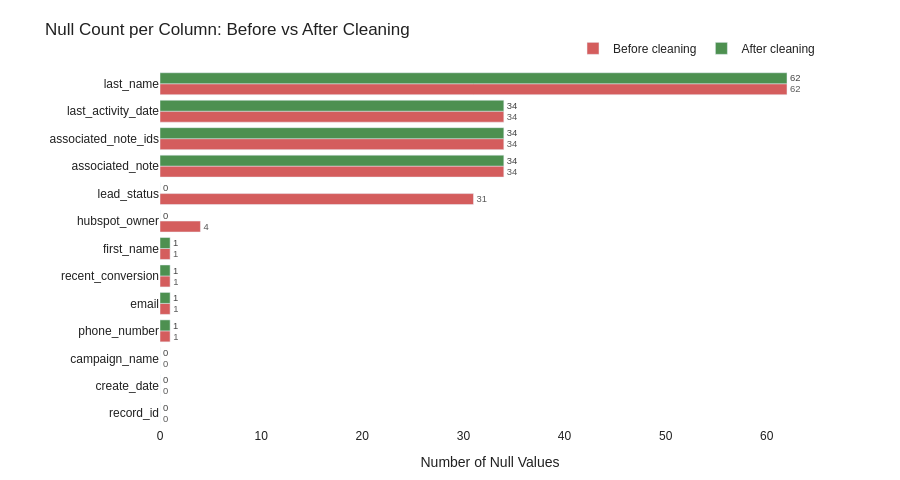

Notebook source saved alongside this figure:
### Markdown cell above
## 10. Null Values Before vs After — Visual Comparison

The chart below shows the null count for every retained column in both the raw and cleaned state. Columns where cleaning made an improvement show a visible gap between the bars.

### Code cell
# Build side-by-side null counts
plot_rows = []
for raw_col in surviving_raw_cols:
    clean_col = raw_to_clean.get(raw_col, raw_col.lower().replace(' ', '_'))
    if clean_col not in cleaned.columns:
        continue
    plot_rows.append({
        'column'     : clean_col,
        'raw_nulls'  : int(raw[raw_col].isna().sum()),
        'clean_nulls': int(cleaned[clean_col].isna().sum()),
    })

plot_df = pd.DataFrame(plot_rows).sort_values('raw_nulls', ascending=True)

fig = go.Figure()
fig.add_trace(go.Bar(
    name='Before cleaning',
    y=plot_df['column'],
    x=plot_df['raw_nulls'],
    orientation='h',
    marker_color=config.COLORS['negative'],
    opacity=0.75,
    text=plot_df['raw_nulls'],
    textposition='outside',
))
fig.add_trace(go.Bar(
    name='After cleaning',
    y=plot_df['column'],
    x=plot_df['clean_nulls'],
    orientation='h',
    marker_color=config.COLORS['accent'],
    opacity=0.85,
    text=plot_df['clean_nulls'],
    textposition='outside',
))
fig.update_layout(
    barmode='group',
    title='Null Count per Column: Before vs After Cleaning',
    xaxis_title='Number of Null Values',
    yaxis_title='',
    plot_bgcolor='white',
    paper_bgcolor='white',
    height=480,
    margin=dict(l=160, r=80, t=70, b=40),
    legend=dict(orientation='h', yanchor='bottom', y=1.02, xanchor='right', x=1),
    font=dict(family='Arial, sans-serif', color=config.COLORS['text']),
)
save_fig(fig, '02_nulls_before_after')
fig.show()

### Figure 1 — Plotly figure (JSON) as saved in the notebook; plotly's stock layout.template omitted (floating-point values rounded to 4 significant figures)
{"data": [{"marker": {"color": "#C62828"}, "name": "Before cleaning", "opacity": 0.75, "orientation": "h", "text": [0.0, 0.0, 0.0, 1.0, 1.0, 1.0, 1.0, 4.0, 31.0, 34.0, 34.0, 34.0, 62.0], "textposition": "outside", "type": "bar", "x": [0, 0, 0, 1, 1, 1, 1, 4, 31, 34, 34, 34, 62], "y": ["record_id", "create_date", "campaign_name", "phone_number", "email", "recent_conversion", "first_name", "hubspot_owner", "lead_status", "associated_note", "associated_note_ids", "last_activity_date", "last_name"]}, {"marker": {"color": "#2E7D32"}, "name": "After cleaning", "opacity": 0.85, "orientation": "h", "text": [0.0, 0.0, 0.0, 1.0, 1.0, 1.0, 1.0, 0.0, 0.0, 34.0, 34.0, 34.0, 62.0], "textposition": "outside", "type": "bar", "x": [0, 0, 0, 1, 1, 1, 1, 0, 0, 34, 34, 34, 62], "y": ["record_id", "create_date", "campaign_name", "phone_number", "email", "recent_conversion", "first_name", "hubspot_owner", "lead_status", "associated_note", "associated_note_ids", "last_activity_date", "last_name"]}], "layout": {"barmode": "group", "font": {"color": "#212121", "family": "Arial, sans-serif"}, "height": 480, "legend": {"orientation": "h", "x": 1, "xanchor": "right", "y": 1.02, "yanchor": "bottom"}, "margin": {"b": 40, "l": 160, "r": 80, "t": 70}, "paper_bgcolor": "white", "plot_bgcolor": "white", "title": {"text": "Null Count per Column: Before vs After Cleaning"}, "xaxis": {"title": {"text": "Number of Null Values"}}, "yaxis": {"title": {"text": ""}}}}
